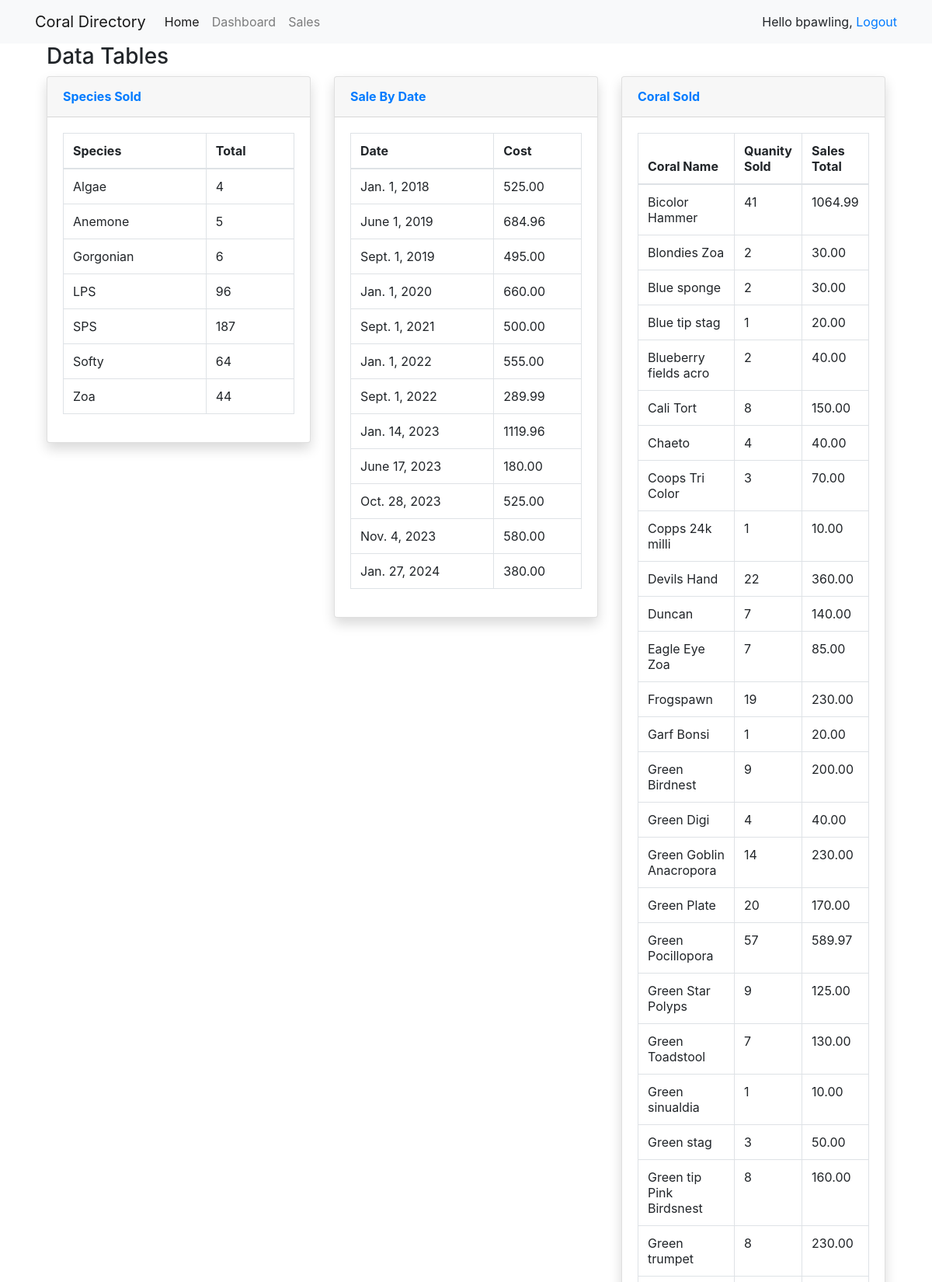
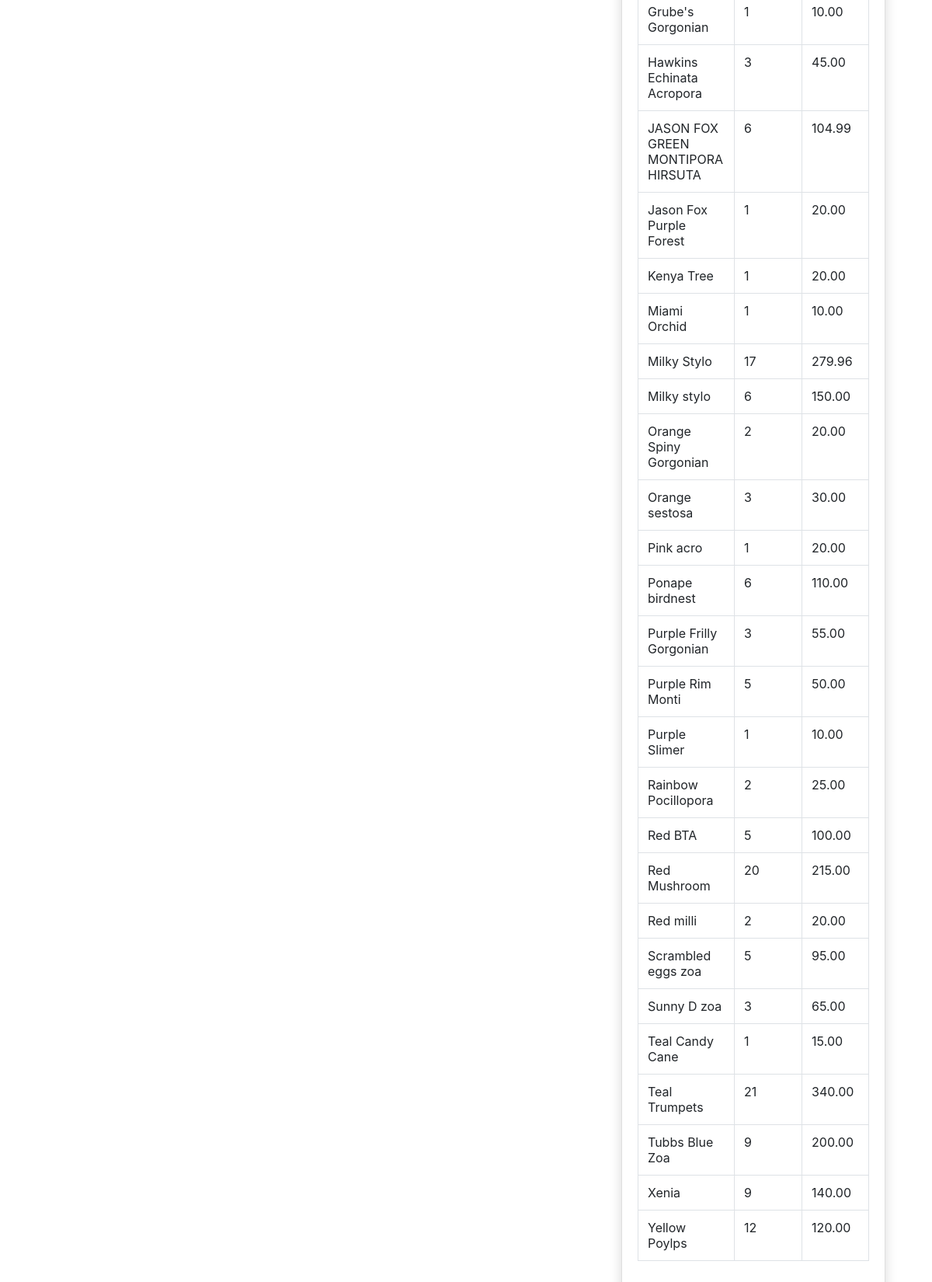
Screenshot of /sales/tables/ (signed in) with the database file from the repository (2 pictures, top to bottom).
### sales/models.py (models this page shows)
class coral_sale(models.Model):
    coral_name = models.CharField(max_length=100)
    sale_price = models.DecimalField(max_digits=6, decimal_places=2)  # I don't care about time here
    sale_date = models.DateField()
    species = models.CharField(max_length=20)
    user = models.ForeignKey(User, on_delete=models.CASCADE)

### sales/views.py (the view)
# urls.py: path("tables/", views.sale_tables, name="tables"),
def sale_tables(request):
    coral_species = coral_sale.objects.filter().values('species').order_by('species').annotate(species_amount=Count('species'))
    coral_sold = coral_sale.objects.filter().values('coral_name').order_by('coral_name').annotate(coral_sum=Sum('sale_price')).annotate(coral_amount=Count('coral_name'))
    values = coral_sale.objects.filter().values('sale_date').order_by('sale_date').annotate(sum=Sum('sale_price'))
    context = {
    'sale_date': values,
    'spi' : coral_species,
    'coral' : coral_sold,
    }
    return render(request, 'tables.html', context)

### sales/templates/tables.html
{% extends "base.html" %}
{% load static %}
{% block page_content %}
<div class="container-fluid">
    <h1 class="h3 mb-2 text-gray-800">Data Tables</h1>
        <div class="row">
            <div class="col-xl-4 col-lg-5">
                <div class="card shadow mb-4">
                    <div class="card-header py-3 d-flex flex-row align-items-center justify-content-between">
                        <h6 class="m-0 font-weight-bold text-primary">Species Sold</h6>
                    </div>
                <div class="card-body">
                    <div class="table-responsive">
                        <table class="table table-bordered">
                            <thead>
                                <tr>
                                    <th scope="col">Species</th>
                                    <th scope="col">Total</th>
                                </tr>
                            </thead>
                            <tbody>
                                {% for a in spi %}
                                <tr>
                                    <td>{{ a.species }}</td>
                                    <td>{{ a.species_amount }}</td>
                                </tr>
                                {% endfor %}
                            </tbody>
                        </table>
                    </div>
                    </div>
                </div>
            </div>
            <div class="col-xl-4 col-lg-5">
                <div class="card shadow mb-4">
                    <div class="card-header py-3 d-flex flex-row align-items-center justify-content-between">
                        <h6 class="m-0 font-weight-bold text-primary">Sale By Date</h6>
                </div>
                <div class="card-body">
                    <div class="table-responsive">
                        <table class="table table-bordered" id="dataTable" width="100%" cellspacing="0">
                            <thead>
                                <tr>
                                    <th scope="col">Date</th>
                                    <th scope="col">Cost</th>
                                </tr>
                            </thead>
                            <tbody>
                                {% for date in sale_date %}
                                <tr>
                                    <td>{{ date.sale_date }}</td>
                                    <td>{{ date.sum|floatformat:2 }}</td>
                                </tr>
                                {% endfor %}
                            </tbody>
                        </table>
                    </div>
                    </div>
                </div>
            </div>
            <div class="col-xl-4 col-lg-5">
                <div class="card shadow mb-4">
                    <div class="card-header py-3 d-flex flex-row align-items-center justify-content-between">
                        <h6 class="m-0 font-weight-bold text-primary">Coral Sold</h6>
                    </div>
                    <div class="card-body">
                        <div class="table-responsive">
                            <table class="table table-bordered" id="dataTable" width="100%" cellspacing="0">
                                <thead>
                                    <tr>
                                        <th scope="col">Coral Name</th>
                                        <th scope="col">Quanity Sold</th>
                                        <th scope="col">Sales Total</th>
                                    </tr>
                                </thead>
                                <tbody>
                                    {% for c in coral %}
                                    <tr>
                                        <td>{{ c.coral_name }}</td>
                                        <td>{{ c.coral_amount }}</td>
                                        <td>{{ c.coral_sum | floatformat:2 }}</td>
                                    </tr>
                                    {% endfor %}
                                </tbody>
                            </table>
                        </div>
                    </div>
                </div>
            </div>
</div>
{% endblock %}

### coral/templates/base.html (shortened to what this page needs)
<link rel="stylesheet" href="https://stackpath.bootstrapcdn.com/bootstrap/4.1.3/css/bootstrap.min.css">
<nav class="navbar navbar-expand-lg navbar-light bg-light">
    <div class="container">
        <a class="navbar-brand" href="{% url 'index' %}">Coral Directory</a>
        <div class="collapse navbar-collapse" id="navbarSupportedContent">
          {% if request.user.is_authenticated %}
          <ul class="navbar-nav mr-auto">
            <li class="nav-item active">
              <a class="nav-link" href="{% url 'index' %}">Home</a>
            </li>
            <li class="nav-item">
              <a class="nav-link" a href="/dashboard">Dashboard</a>
            </li>
            <li class="nav-item">
              <a class="nav-link" a href="/sales">Sales</a>
            </li>
          </ul>
          {% endif %}
              <span class="user">
                {% if request.user.is_authenticated %}
                  Hello {{ request.user.first_name|default:request.user.username }},
                  <a href="{% url "logout" %}">Logout</a>
                {% else %}
                  <a href="{% url "login" %}">Log-in</a>
                {% endif %}
              </span>
        </div>
    </div>
</nav>
<div class="container">
    {% block page_content %}{% endblock %}
</div>

### rows the page displays
coral_sale: species "LPS", species_amount "96"
coral_sale: coral_name "Blue tip stag", coral_amount "1", coral_sum "20.00"
coral_sale: coral_name "Copps 24k milli", coral_amount "1", coral_sum "10.00"
coral_sale: coral_name "Garf Bonsi", coral_amount "1", coral_sum "20.00"
coral_sale: coral_name "Green sinualdia", coral_amount "1", coral_sum "10.00"
coral_sale: coral_name "Grube's Gorgonian", coral_amount "1", coral_sum "10.00"
coral_sale: coral_name "Jason Fox Purple Forest", coral_amount "1", coral_sum "20.00"
coral_sale: coral_name "Kenya Tree", coral_amount "1", coral_sum "20.00"
coral_sale: coral_name "Miami Orchid", coral_amount "1", coral_sum "10.00"
coral_sale: coral_name "Pink acro", coral_amount "1", coral_sum "20.00"
coral_sale: coral_name "Purple Slimer", coral_amount "1", coral_sum "10.00"
coral_sale: coral_name "Teal Candy Cane", coral_amount "1", coral_sum "15.00"

### other values shown
{{ request.user.first_name|default:request.user.username }} "bpawling"
{{ a.species }} "Algae" "Anemone" "Gorgonian" "SPS" "Softy" "Zoa"
{{ a.species_amount }} "4" "5" "6" "187" "64" "44"
{{ date.sale_date }} "Jan. 1, 2018" "June 1, 2019" "Sept. 1, 2019" "Jan. 1, 2020" "Sept. 1, 2021" "Jan. 1, 2022" "Sept. 1, 2022" "Jan. 14, 2023" "June 17, 2023" "Oct. 28, 2023" "Nov. 4, 2023" "Jan. 27, 2024"
{{ date.sum|floatformat:2 }} "525.00" "684.96" "495.00" "660.00" "500.00" "555.00" "289.99" "1119.96" "180.00" "525.00" "580.00" "380.00"
{{ c.coral_name }} "Bicolor Hammer" "Blondies Zoa" "Blue sponge" "Blueberry fields acro" "Cali Tort" "Chaeto" "Coops Tri Color" "Devils Hand" "Duncan" "Eagle Eye Zoa" "Frogspawn" "Green Birdnest" "Green Digi" "Green Goblin Anacropora" "Green Plate" "Green Pocillopora" "Green Star Polyps" "Green Toadstool" "Green stag" "Green tip Pink Birdsnest" "Green trumpet" "Hawkins Echinata Acropora" "JASON FOX GREEN MONTIPORA HIRSUTA" "Milky Stylo" "Milky stylo" "Orange Spiny Gorgonian" "Orange sestosa" "Ponape birdnest" "Purple Frilly Gorgonian" "Purple Rim Monti" "Rainbow Pocillopora" "Red BTA" "Red Mushroom" "Red milli" "Scrambled eggs zoa" "Sunny D zoa" "Teal Trumpets" "Tubbs Blue Zoa" "Xenia" "Yellow Poylps"
{{ c.coral_amount }} "41" "2" "2" "2" "8" "4" "3" "22" "7" "7" "19" "9" "4" "14" "20" "57" "9" "7" "3" "8" "8" "3" "6" "17" "6" "2" "3" "6" "3" "5" "2" "5" "20" "2" "5" "3" "21" "9" "9" "12"
{{ c.coral_sum | floatformat:2 }} "1064.99" "30.00" "30.00" "40.00" "150.00" "40.00" "70.00" "360.00" "140.00" "85.00" "230.00" "200.00" "40.00" "230.00" "170.00" "589.97" "125.00" "130.00" "50.00" "160.00" "230.00" "45.00" "104.99" "279.96" "150.00" "20.00" "30.00" "110.00" "55.00" "50.00" "25.00" "100.00" "215.00" "20.00" "95.00" "65.00" "340.00" "200.00" "140.00" "120.00"
